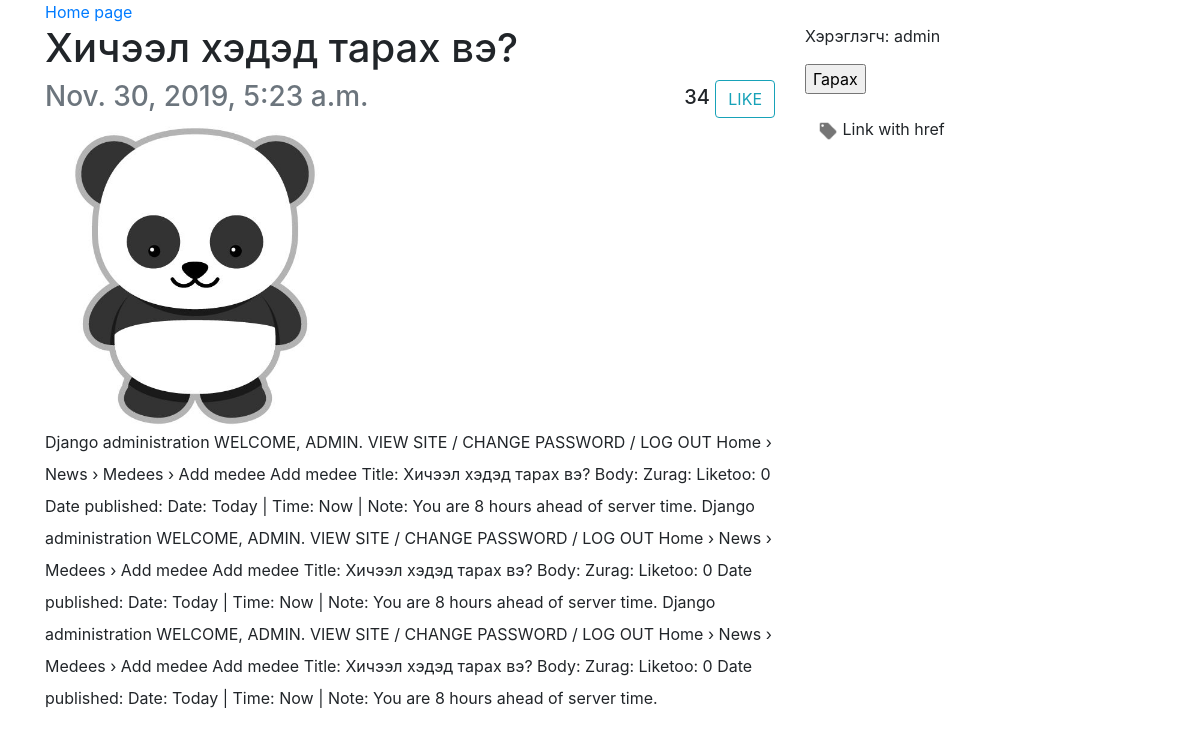
/read/2/ (signed in), run on the app's committed database.
### news/models.py (models this page shows)
class Medee(models.Model):
    title = models.CharField(max_length=200)
    body = models.TextField()
    zurag = models.ImageField(upload_to="medee_zurag")
    liketoo = models.IntegerField(default=0)
    pub_date = models.DateTimeField('date published')

### news/views.py (the view)
# urls.py: path('read/<int:news_id>/', views.read, name='read'),
@login_required
def read(request, news_id):
    news = Medee.objects.get(pk=news_id)
    return render(request, "news/read.html", {"news": news})

### news/templates/news/read.html (shortened to what this page needs)
{% load static %}
<html>
    <head>
        <link rel="stylesheet" type="text/css" href="{% static 'polls/bootstrap-4.4.1-dist/css/bootstrap.css' %}">
    </head>
    <body>
        <div class="container">
            <div class="row">
                <div class="col">
                    <a href="{% url 'index' %}">Home page</a>
                </div>
            </div>
            <div class="row">
                <div class="col-8">
                    <h1>{{ news.title }}</h1>
                    <div class="row">
                        <div class="col-auto mr-auto">
                            <h3 class="text-secondary">{{ news.pub_date }}</h3>
                        </div>
                        <div class="col-auto">
                            <h5><span id="liketoo_str">{{ news.liketoo }}</span> <button id="like_btn" class="btn btn-outline-info">LIKE</button></h5>
                        </div>
                    </div>
                    <img width="300px" src="{{ news.zurag.url }}" alt="" srcset="">
                    <p style="line-height: 2em;">{{ news.body }}</p>
                </div>
                <div class="col-4">
                    {% if user.is_authenticated %}
                    <p>
                        Хэрэглэгч: {{ user.username }}
                        <form action="{% url 'logout' %}">
                            <input type="submit" value="Гарах">
                        </form>
                    </p>
                    {% else %}
                    <p>
                        <a href="{% url 'login' %}">Нэвтэрч орно уу.</a>
                    </p>
                    {% endif %}
                    <p>
                        <a class="btn btn-default" data-toggle="collapse" href="#collapseExample" role="button" aria-expanded="false" aria-controls="collapseExample">
                            <img src="{% static 'news/label.png' %}" alt="" srcset="" width="20px"> Link with href
                        </a>
                    </p>
                </div>
            </div>
        </div>
    </body>
</html>

### data on the page
Medee: title "Хичээл хэдэд тарах вэ?", pub_date "Nov. 30, 2019, 5:23 a.m.", liketoo "34", zurag (picture), body "Django administration WELCOME, ADMIN. VIEW SITE / CHANGE PASSWORD / LOG OUT Home › News › Medees › Add medee Add medee Title: Хичээл хэдэд тарах вэ? Body: Zurag: Liketoo: 0 Date published: Date: Today | Time: Now | Note: You are 8 hours ahead of server time. Django administration WELCOME, ADMIN. VIEW SITE / CHANGE PASSWORD / LOG OUT Home › News › Medees › Add medee Add medee Title: Хичээл хэдэд тарах вэ? Body: Zurag: Liketoo: 0 Date published: Date: Today | Time: Now | Note: You are 8 hours ahead of server time. Django administration WELCOME, ADMIN. VIEW SITE / CHANGE PASSWORD / LOG OUT Home › News › Medees › Add medee Add medee Title: Хичээл хэдэд тарах вэ? Body: Zurag: Liketoo: 0 Date…"

### other printed values
{{ user.username }} "admin"
